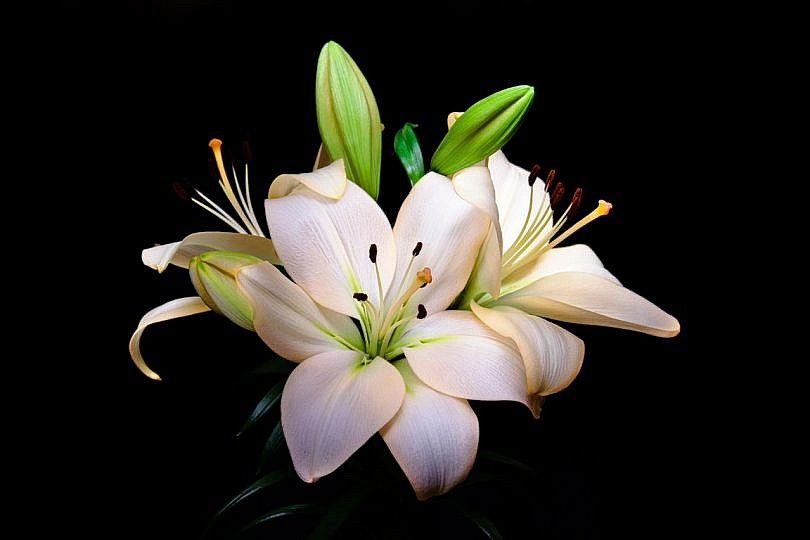
//> input picture RegionGrowing/flor.jpg, 810 x 540 px
$ ./RegionGrow flor.jpg autoseed autoseed 3 randshape.png   (built with g++ and OpenCV 4)
//> lines starting //> are read from the running program, lines starting //| are printed output that depends on the picture
#include <stdio.h>
#include <opencv2/opencv.hpp>
#include <queue>
#include <vector>

using namespace cv;
const Point neighbors[8] = {Point(1, 0), Point(1, -1), Point(-1, -1), Point(-1, 0), Point(-1, 1), Point(0, 1),
                            Point(0, -1), Point(1, 1)};


// [29 lines left out: function average, not called in this run]

Point seedGenerator(Mat &image) {
    Mat histogram;
    Point minPoint;
    Point maxPoint;
    double min, max;
    int histSize = 256;
    float range[] = {0, 256};
    const float* histRange {range};
    bool uniform = true;
    bool accumulate = false;
    calcHist(&image,1,0,Mat(), histogram,1,&histSize,&histRange,uniform,accumulate);
    cv::minMaxLoc(histogram, &min, &max, &minPoint, &maxPoint);
    int i,j;
    uchar* p;
    for( i = 0; i < image.rows; ++i)
    {
        p = image.ptr<uchar>(i);
        for ( j = 0; j < image.cols; ++j)
        {
            if(p[j] == maxPoint.x)
            {
                return Point(i, j);
            }
        }
    }
    return maxPoint;
}

// [121 lines left out: functions variance, contrast, Grow, not called in this run]

int main(int argc, char **argv) {
    // Get command line arguments
     bool isAutoS = false;
    if (argc < 6) {
        std::cerr << "Usage: " << argv[0] << " image_file [x y] | autoseed [thresh] [similarity criterion](a|c|v) [number of neighbors](4|8) "<< std::endl;
        return (-1);
    } else if(argc == 6){
        if(strcmp(argv[2],"autoseed")!=0){
            std::cerr << "Usage: " << argv[0] << " image_file [x y] | autoseed [thresh] [similarity criterion](a|c|v) [number of neighbors](4|8) "<< std::endl;
            return (-1);
        } else{
            isAutoS = true;
        }
    } else if(argc == 7){
        if(strcmp(argv[2],"autoseed")==0 || strcmp(argv[3],"autoseed")==0){
            std::cerr << "Usage: " << argv[0] << " image_file [x y] | autoseed [thresh] [similarity criterion](a|c|v) [number of neighbors](4|8) "<< std::endl;
            return (-1);
        }
    }

    // Review given command line arguments
    std::cout << "-----------------------------------------------------" << std::endl;
    std::cout << "Given command line arguments..." << std::endl;
    for (int a = 0; a < argc; a++)
        std::cout << argv[a] << std::endl;
    std::cout << "-----------------------------------------------------" << std::endl;

    // Read an image
    Mat image;
    image = imread(argv[1], 1);
//> image is the input picture: 540 rows x 810 cols, CV_8UC3; mean B, G, R 37.1, 44.3, 46.5

    //Saving Thresh (umbral)
    int umbral = std::atoi(argv[4]);
//> umbral = 3

    if (!image.data) {
        std::cerr << "Error: No image data" << std::endl;
        return (-1);

    } // fi

    //Turn gray scale
    Mat image_gray;
    cvtColor(image, image_gray, COLOR_RGB2GRAY);
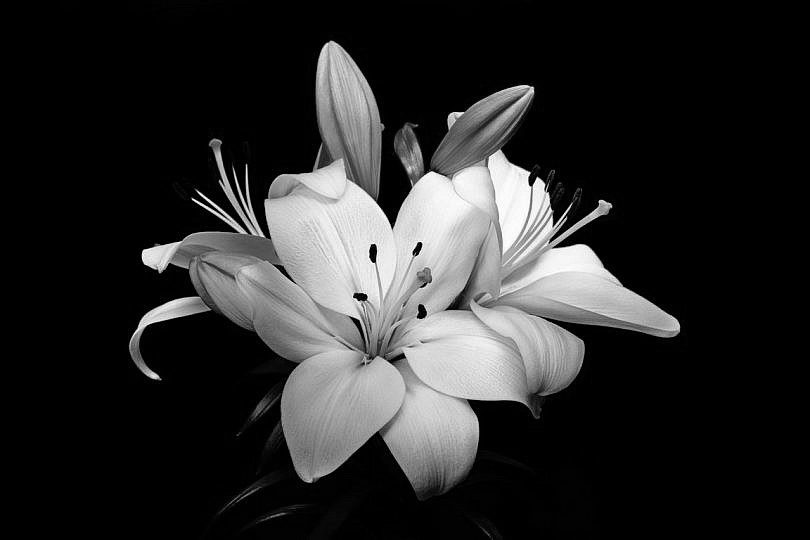
//> image_gray: 540 rows x 810 cols, CV_8UC1; min 0, max 255, mean 42.4


    //Setting seed point
    Point seed;
    if (isAutoS){
        seed = Point(-1, -1);
    }else{
        seed = Point(std::atoi(argv[2]), std::atoi(argv[3]));
    }
    if (seed.x == -1 && seed.y == -1) {
        std::cout << "Automatic seed enabled..." << std::endl;
        seed = seedGenerator(image_gray);
//> in seedGenerator, `calcHist(&image,1,0,Mat(), histogram,1,&histSize,&histRange,uniform,ac..`: histogram = 256 values, max 277746 at index 0, min 12 at index 255, mean 1708.6
//> in seedGenerator, `cv::minMaxLoc(histogram, &min, &max, &minPoint, &maxPoint);`: min = 12; max = 277746; minPoint = Point(0, 255); maxPoint = Point(0, 0)
//> seed = Point(0, 0)
    } else {
        if (seed.x > image.size().width - 1 || seed.x > image.size().height - 1) {
            std::cerr << "Seed point is outside image limits ..." << std::endl;
            return (-1);
        }
    }

    char criterion;
    int nNeighbors=0;
    if(isAutoS==false){
        //Select criterion to compare
        criterion = *argv[5];
        if(criterion != 'a' && criterion != 'c' && criterion != 'v'){
            std::cerr << "Sixth argument must be c for contrast, a for average or v for variance... "<< std::endl;
            return (-1);
        }
        //Saving number of neighbors
        nNeighbors = std::atoi(argv[6]);
        if(nNeighbors != 4 && nNeighbors != 8){
            std::cerr<< "Number of neighbors must be 4 or 8"<<std::endl;
            return (-1);
        }
    }else {
        //Select criterion to compare
        criterion = *argv[4];
//> criterion = '3'
        if(criterion != 'a' && criterion != 'c' && criterion != 'v'){
            std::cerr << "Fifth argument must be c for contrast, a for average or v for variance... "<< std::endl;
//> (the run ends here: the program exits with an error code, at `return (-1);`)
